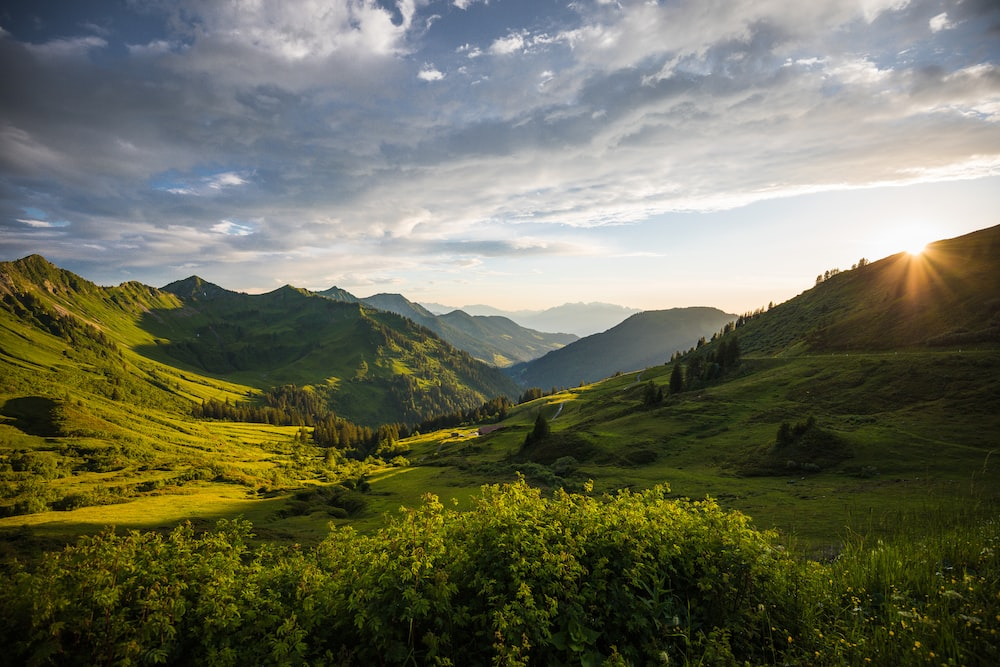
#> input picture DIP_1/landscape.jpg, 1000 x 667 px
$ python Histogram.py
#> lines starting #> are read from the running program, lines starting #| are printed output that depends on the picture; after the words box and inside, x2 and y2 are one past the last pixel; in counts of white or black regions, pixels touching at a corner belong together
from PIL import Image
import numpy as np
import matplotlib.pyplot as plt
import cv2

image_path = 'landscape.jpg'
image = Image.open(image_path)
#> image is the input picture: PIL image 1000x667 RGB; mean R, G, B 107.1, 108.5, 88.5

gray_image = cv2.cvtColor(np.array(image), cv2.COLOR_RGB2GRAY)
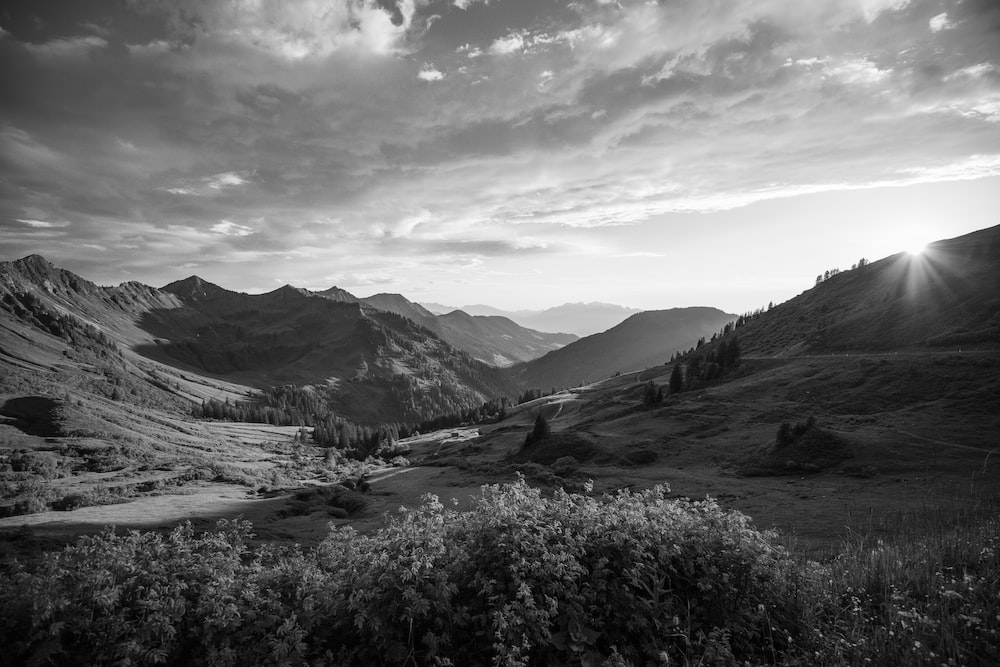
#> gray_image: shape (667, 1000); min 0, max 255, mean 105.8

histogram = np.zeros(256, dtype=np.uint8)

for pixel_value in gray_image.flatten():
    histogram[pixel_value] += 1
#> this loop made 667000 passes
#> pixel_value on passes 1 to 3: 37, 38, 38
#> after the loop, histogram = 256 values, max 255 at index 169, min 0 at index 41, mean 132.5

threshold = 100

threshold_image = gray_image.copy()

for i in range(gray_image.shape[0]):
    for j in range(gray_image.shape[1]):
        if (gray_image[i,j]) >= threshold:
            threshold_image[i,j] = 255
        else:
            threshold_image[i,j] = 0
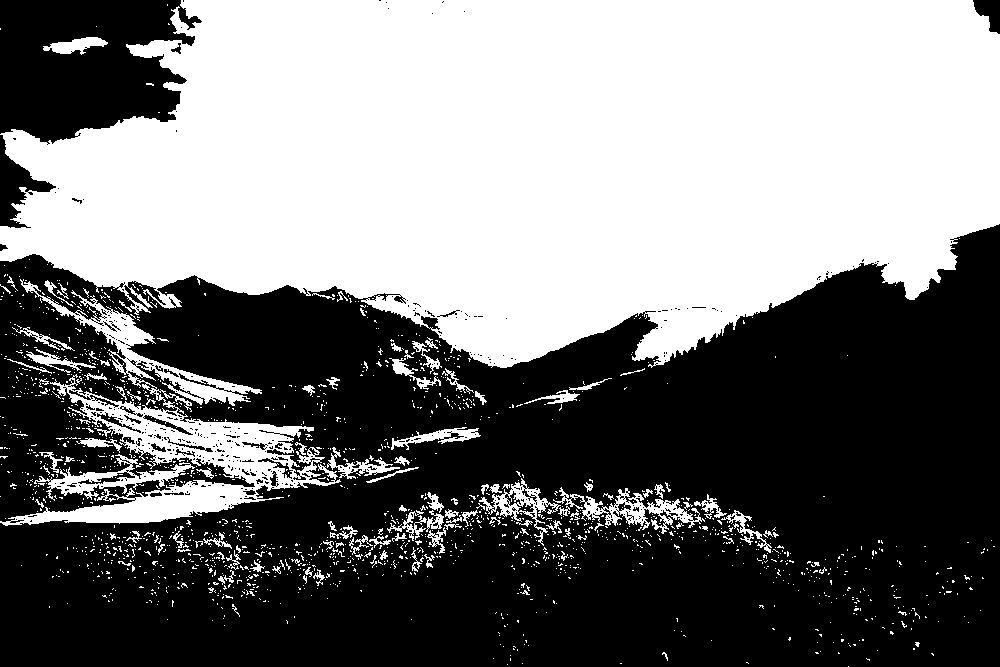
#> threshold_image: shape (667, 1000); 47.5% white; 1697 white regions (1581 under 20 px), largest, box (x1, y1, x2, y2) and area: (0, 0, 1000, 368) 278102, (0, 279, 341, 526) 18719, (553, 487, 705, 534) 1941

threshold_histogram = np.zeros(256, dtype=np.uint8)

for pixel_value in threshold_image.flatten():
    threshold_histogram[pixel_value] += 1
#> after the loop, threshold_histogram = 256 values, max 209 at index 0, min 0 at index 1, mean 1.47


plt.figure(figsize=(12, 6))

plt.subplot(2,2,1)
plt.imshow(gray_image, cmap='gray')
plt.title("Gray Image")

plt.subplot(2,2,2)
plt.bar(range(256), histogram, color='g', alpha=0.9)
plt.xlabel('Pixel Value')
plt.ylabel('Frequency')
plt.title('Histogram')
plt.grid(True)

plt.subplot(2,2,3)
plt.imshow(threshold_image, cmap='gray')
plt.title("Threshold image")

plt.subplot(2,2,4)
plt.bar(range(256), threshold_histogram, color='g', alpha=0.9)
plt.xlabel('Pixel Value')
plt.ylabel('Frequency')
plt.title('Histogram')
plt.grid(True)


plt.show()
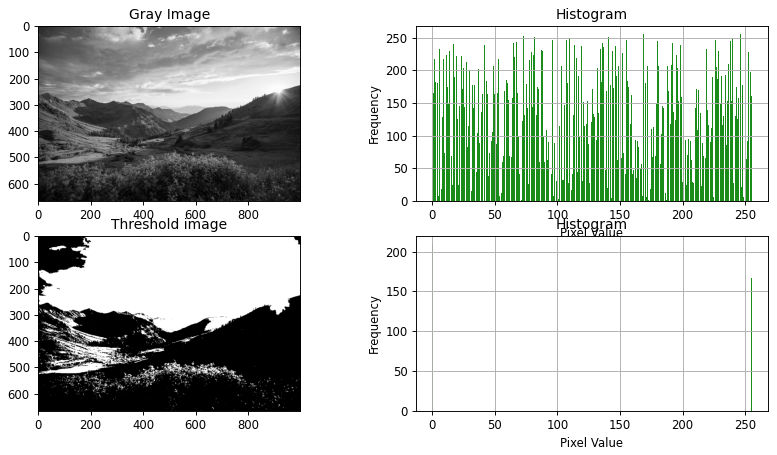
#> figure drawn by matplotlib, 4 panels; panel 4: tallest bar 209 high, from x = -0.4 to 0.4
